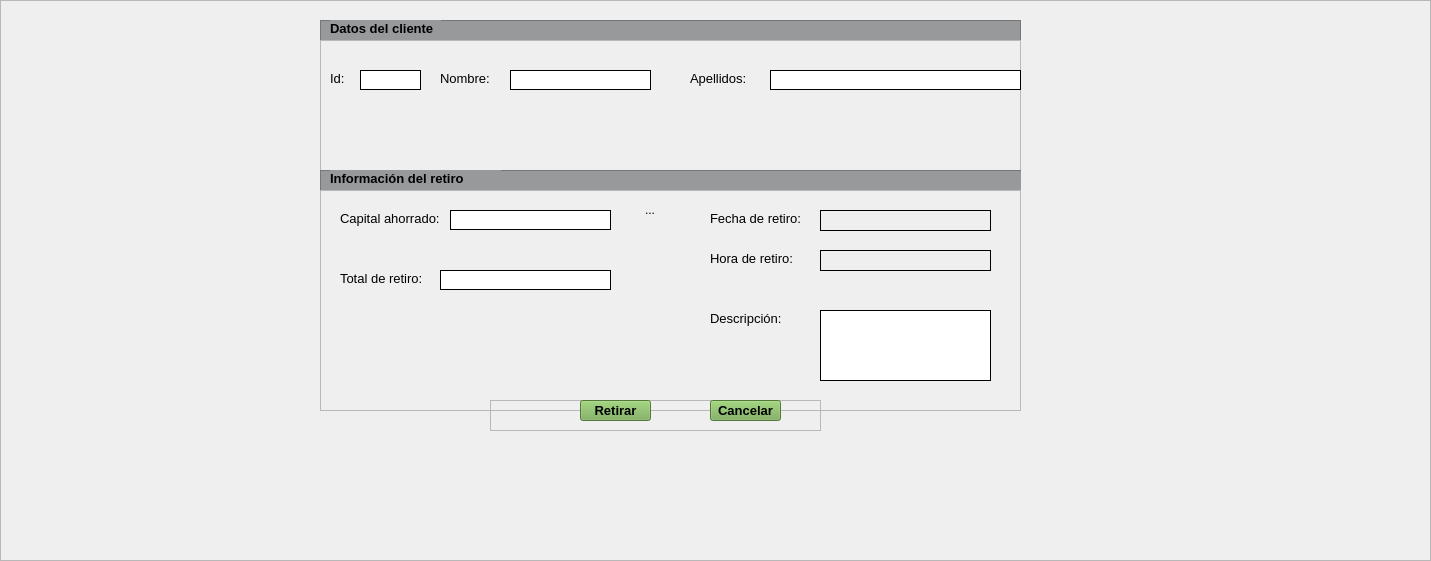
              <widget class="QFrame" name="Desarrollo">
               <property name="geometry">
                <rect>
                 <x>-60</x>
                 <y>110</y>
                 <width>1431</width>
                 <height>561</height>
                </rect>
               </property>
               <property name="frameShape">
                <enum>QFrame::StyledPanel</enum>
               </property>
               <property name="frameShadow">
                <enum>QFrame::Raised</enum>
               </property>
               <widget class="QLabel" name="advertencia">
                <property name="geometry">
                 <rect>
                  <x>580</x>
                  <y>260</y>
                  <width>471</width>
                  <height>20</height>
                 </rect>
                </property>
                <property name="styleSheet">
                 <string notr="true">color: rgb(249, 66, 58);</string>
                </property>
                <property name="text">
                 <string>&lt;html&gt;&lt;head/&gt;&lt;body&gt;&lt;p align=&quot;center&quot;&gt;&lt;br/&gt;&lt;/p&gt;&lt;/body&gt;&lt;/html&gt;</string>
                </property>
               </widget>
               <widget class="QLabel" name="cuenta">
                <property name="geometry">
                 <rect>
                  <x>360</x>
                  <y>100</y>
                  <width>81</width>
                  <height>31</height>
                 </rect>
                </property>
                <property name="font">
                 <font>
                  <pointsize>12</pointsize>
                 </font>
                </property>
                <property name="text">
                 <string/>
                </property>
               </widget>
               <widget class="QLabel" name="fecha_limite">
                <property name="geometry">
                 <rect>
                  <x>730</x>
                  <y>190</y>
                  <width>131</width>
                  <height>31</height>
                 </rect>
                </property>
                <property name="font">
                 <font>
                  <pointsize>12</pointsize>
                 </font>
                </property>
                <property name="text">
                 <string/>
                </property>
               </widget>
               <widget class="QLabel" name="nombre">
                <property name="geometry">
                 <rect>
                  <x>590</x>
                  <y>100</y>
                  <width>281</width>
                  <height>31</height>
                 </rect>
                </property>
                <property name="font">
                 <font>
                  <pointsize>12</pointsize>
                 </font>
                </property>
                <property name="text">
                 <string/>
                </property>
               </widget>
               <widget class="QLabel" name="fecha_registro">
                <property name="geometry">
                 <rect>
                  <x>760</x>
                  <y>220</y>
                  <width>131</width>
                  <height>31</height>
                 </rect>
                </property>
                <property name="font">
                 <font>
                  <pointsize>12</pointsize>
                 </font>
                </property>
                <property name="text">
                 <string/>
                </property>
               </widget>
               <widget class="QLabel" name="fecha_sig">
                <property name="geometry">
                 <rect>
                  <x>550</x>
                  <y>410</y>
                  <width>131</width>
                  <height>20</height>
                 </rect>
                </property>
                <property name="styleSheet">
                 <string notr="true">color: rgb(116, 170, 80);</string>
                </property>
                <property name="text">
                 <string/>
                </property>
               </widget>
               <widget class="QLabel" name="total_pag">
                <property name="geometry">
                 <rect>
                  <x>660</x>
                  <y>290</y>
                  <width>131</width>
                  <height>31</height>
                 </rect>
                </property>
                <property name="font">
                 <font>
                  <pointsize>12</pointsize>
                 </font>
                </property>
                <property name="text">
                 <string/>
                </property>
               </widget>
               <widget class="QLabel" name="realizo_pago">
                <property name="geometry">
                 <rect>
                  <x>290</x>
                  <y>380</y>
                  <width>551</width>
                  <height>20</height>
                 </rect>
                </property>
                <property name="styleSheet">
                 <string notr="true">color: rgb(116, 170, 80);</string>
                </property>
                <property name="text">
                 <string>&lt;html&gt;&lt;head/&gt;&lt;body&gt;&lt;p align=&quot;center&quot;&gt;&lt;br/&gt;&lt;/p&gt;&lt;/body&gt;&lt;/html&gt;</string>
                </property>
               </widget>
               <widget class="QFrame" name="primera_linea_3">
                <property name="geometry">
                 <rect>
                  <x>320</x>
                  <y>20</y>
                  <width>701</width>
                  <height>21</height>
                 </rect>
                </property>
                <property name="styleSheet">
                 <string notr="true">background-color: rgb(151,153,155);
</string>
                </property>
                <property name="frameShape">
                 <enum>QFrame::StyledPanel</enum>
                </property>
                <property name="frameShadow">
                 <enum>QFrame::Raised</enum>
                </property>
                <widget class="QLabel" name="datos_cliente_3">
                 <property name="geometry">
                  <rect>
                   <x>10</x>
                   <y>0</y>
                   <width>111</width>
                   <height>16</height>
                  </rect>
                 </property>
                 <property name="font">
                  <font>
                   <pointsize>10</pointsize>
                   <bold>true</bold>
                  </font>
                 </property>
                 <property name="text">
                  <string>Datos del cliente</string>
                 </property>
                </widget>
               </widget>
               <widget class="QFrame" name="frame_2">
                <property name="geometry">
                 <rect>
                  <x>320</x>
                  <y>40</y>
                  <width>701</width>
                  <height>371</height>
                 </rect>
                </property>
                <property name="frameShape">
                 <enum>QFrame::StyledPanel</enum>
                </property>
                <property name="frameShadow">
                 <enum>QFrame::Raised</enum>
                </property>
                <widget class="QFrame" name="primera_linea_4">
                 <property name="geometry">
                  <rect>
                   <x>0</x>
                   <y>130</y>
                   <width>1061</width>
                   <height>21</height>
                  </rect>
                 </property>
                 <property name="styleSheet">
                  <string notr="true">background-color: rgb(151,153,155);
</string>
                 </property>
                 <property name="frameShape">
                  <enum>QFrame::StyledPanel</enum>
                 </property>
                 <property name="frameShadow">
                  <enum>QFrame::Raised</enum>
                 </property>
                 <widget class="QLabel" name="datos_cliente_4">
                  <property name="geometry">
                   <rect>
                    <x>10</x>
                    <y>0</y>
                    <width>171</width>
                    <height>16</height>
                   </rect>
                  </property>
                  <property name="font">
                   <font>
                    <pointsize>10</pointsize>
                    <bold>true</bold>
                   </font>
                  </property>
                  <property name="text">
                   <string>Información del retiro</string>
                  </property>
                 </widget>
                </widget>
                <widget class="QFrame" name="frame_3">
                 <property name="geometry">
                  <rect>
                   <x>0</x>
                   <y>150</y>
                   <width>861</width>
                   <height>411</height>
                  </rect>
                 </property>
                 <property name="frameShape">
                  <enum>QFrame::StyledPanel</enum>
                 </property>
                 <property name="frameShadow">
                  <enum>QFrame::Raised</enum>
                 </property>
                 <widget class="QToolButton" name="toolButton">
                  <property name="geometry">
                   <rect>
                    <x>320</x>
                    <y>10</y>
                    <width>20</width>
                    <height>20</height>
                   </rect>
                  </property>
                  <property name="styleSheet">
                   <string notr="true">border-style: solid;
border-width: 0px;</string>
                  </property>
                  <property name="text">
                   <string>...</string>
                  </property>
                  <property name="icon">
                   <iconset>
                    <normaloff>../../../../Laptop/Desktop/Proyecto - RESPALDO/assets/icons/search.png</normaloff>../../../../Laptop/Desktop/Proyecto - RESPALDO/assets/icons/search.png</iconset>
                  </property>
                 </widget>
                 <widget class="QToolButton" name="toolButton_2">
                  <property name="geometry">
                   <rect>
                    <x>770</x>
                    <y>10</y>
                    <width>20</width>
                    <height>20</height>
                   </rect>
                  </property>
                  <property name="styleSheet">
                   <string notr="true">border-style: solid;
border-width: 0px;</string>
                  </property>
                  <property name="text">
                   <string>...</string>
                  </property>
                  <property name="icon">
                   <iconset>
                    <normaloff>../../../../Laptop/Desktop/Proyecto - RESPALDO/assets/icons/search.png</normaloff>../../../../Laptop/Desktop/Proyecto - RESPALDO/assets/icons/search.png</iconset>
                  </property>
                 </widget>
                 <widget class="QLabel" name="label_36">
                  <property name="geometry">
                   <rect>
                    <x>20</x>
                    <y>80</y>
                    <width>131</width>
                    <height>16</height>
                   </rect>
                  </property>
                  <property name="font">
                   <font>
                    <pointsize>10</pointsize>
                   </font>
                  </property>
                  <property name="text">
                   <string>Total de retiro: </string>
                  </property>
                 </widget>
                 <widget class="QLineEdit" name="caja_total_retiro">
                  <property name="geometry">
                   <rect>
                    <x>120</x>
                    <y>80</y>
                    <width>171</width>
                    <height>20</height>
                   </rect>
                  </property>
                  <property name="styleSheet">
                   <string notr="true">QLineEdit#caja_total_retiro{border: 1px solid rgb(0,0,0);}</string>
                  </property>
                 </widget>
                 <widget class="QLabel" name="label_38">
                  <property name="geometry">
                   <rect>
                    <x>20</x>
                    <y>20</y>
                    <width>111</width>
                    <height>16</height>
                   </rect>
                  </property>
                  <property name="font">
                   <font>
                    <pointsize>10</pointsize>
                   </font>
                  </property>
                  <property name="text">
                   <string>Capital ahorrado:</string>
                  </property>
                 </widget>
                 <widget class="QLineEdit" name="caja_capital">
                  <property name="geometry">
                   <rect>
                    <x>130</x>
                    <y>20</y>
                    <width>161</width>
                    <height>20</height>
                   </rect>
                  </property>
                  <property name="styleSheet">
                   <string notr="true">QLineEdit#caja_capital{border: 1px solid rgb(0,0,0);}</string>
                  </property>
                 </widget>
                 <widget class="QLabel" name="label_39">
                  <property name="geometry">
                   <rect>
                    <x>390</x>
                    <y>120</y>
                    <width>131</width>
                    <height>16</height>
                   </rect>
                  </property>
                  <property name="font">
                   <font>
                    <pointsize>10</pointsize>
                   </font>
                  </property>
                  <property name="text">
                   <string>Descripción:</string>
                  </property>
                 </widget>
                 <widget class="QLineEdit" name="caja_descrpcion">
                  <property name="geometry">
                   <rect>
                    <x>500</x>
                    <y>120</y>
                    <width>171</width>
                    <height>71</height>
                   </rect>
                  </property>
                  <property name="styleSheet">
                   <string notr="true">QLineEdit#caja_descrpcion{border: 1px solid rgb(0,0,0);}</string>
                  </property>
                 </widget>
                 <widget class="QFrame" name="frame_4">
                  <property name="geometry">
                   <rect>
                    <x>190</x>
                    <y>280</y>
                    <width>331</width>
                    <height>31</height>
                   </rect>
                  </property>
                  <property name="frameShape">
                   <enum>QFrame::StyledPanel</enum>
                  </property>
                  <property name="frameShadow">
                   <enum>QFrame::Raised</enum>
                  </property>
                  <widget class="QToolButton" name="boton_retirar">
                   <property name="geometry">
                    <rect>
                     <x>90</x>
                     <y>0</y>
                     <width>71</width>
                     <height>21</height>
                    </rect>
                   </property>
                   <property name="font">
                    <font>
                     <pointsize>10</pointsize>
                     <bold>true</bold>
                    </font>
                   </property>
                   <property name="styleSheet">
                    <string notr="true">background-color: rgb(116,170,80);</string>
                   </property>
                   <property name="text">
                    <string>Retirar</string>
                   </property>
                  </widget>
                  <widget class="QToolButton" name="boton_cancelar">
                   <property name="geometry">
                    <rect>
                     <x>220</x>
                     <y>0</y>
                     <width>71</width>
                     <height>21</height>
                    </rect>
                   </property>
                   <property name="font">
                    <font>
                     <pointsize>10</pointsize>
                     <bold>true</bold>
                    </font>
                   </property>
                   <property name="styleSheet">
                    <string notr="true">background-color: rgb(116,170,80);</string>
                   </property>
                   <property name="text">
                    <string>Cancelar</string>
                   </property>
                  </widget>
                 </widget>
                 <widget class="QLabel" name="label_40">
                  <property name="geometry">
                   <rect>
                    <x>390</x>
                    <y>20</y>
                    <width>111</width>
                    <height>16</height>
                   </rect>
                  </property>
                  <property name="font">
                   <font>
                    <pointsize>10</pointsize>
                   </font>
                  </property>
                  <property name="text">
                   <string>Fecha de retiro:</string>
                  </property>
                 </widget>
                 <widget class="QLabel" name="label_41">
                  <property name="geometry">
                   <rect>
                    <x>390</x>
                    <y>60</y>
                    <width>111</width>
                    <height>16</height>
                   </rect>
                  </property>
                  <property name="font">
                   <font>
                    <pointsize>10</pointsize>
                   </font>
                  </property>
                  <property name="text">
                   <string>Hora de retiro:</string>
                  </property>
                 </widget>
                 <widget class="QLabel" name="texto_error">
                  <property name="geometry">
                   <rect>
                    <x>70</x>
                    <y>150</y>
                    <width>421</width>
                    <height>32</height>
                   </rect>
                  </property>
                  <property name="minimumSize">
                   <size>
                    <width>250</width>
                    <height>0</height>
                   </size>
                  </property>
                  <property name="toolTip">
                   <string>&lt;html&gt;&lt;head/&gt;&lt;body&gt;&lt;p align=&quot;center&quot;&gt;&lt;br/&gt;&lt;/p&gt;&lt;/body&gt;&lt;/html&gt;</string>
                  </property>
                  <property name="whatsThis">
                   <string>&lt;html&gt;&lt;head/&gt;&lt;body&gt;&lt;p align=&quot;center&quot;&gt;&lt;br/&gt;&lt;/p&gt;&lt;/body&gt;&lt;/html&gt;</string>
                  </property>
                  <property name="styleSheet">
                   <string notr="true">color: rgb(255, 0, 0);
font: 10pt &quot;Arial&quot;;</string>
                  </property>
                  <property name="text">
                   <string>&lt;html&gt;&lt;head/&gt;&lt;body&gt;&lt;p align=&quot;center&quot;&gt;&lt;br/&gt;&lt;/p&gt;&lt;/body&gt;&lt;/html&gt;</string>
                  </property>
                 </widget>
                 <widget class="QLabel" name="texto_error_2">
                  <property name="geometry">
                   <rect>
                    <x>70</x>
                    <y>190</y>
                    <width>421</width>
                    <height>32</height>
                   </rect>
                  </property>
                  <property name="minimumSize">
                   <size>
                    <width>250</width>
                    <height>0</height>
                   </size>
                  </property>
                  <property name="toolTip">
                   <string>&lt;html&gt;&lt;head/&gt;&lt;body&gt;&lt;p align=&quot;center&quot;&gt;&lt;br/&gt;&lt;/p&gt;&lt;/body&gt;&lt;/html&gt;</string>
                  </property>
                  <property name="whatsThis">
                   <string>&lt;html&gt;&lt;head/&gt;&lt;body&gt;&lt;p align=&quot;center&quot;&gt;&lt;br/&gt;&lt;/p&gt;&lt;/body&gt;&lt;/html&gt;</string>
                  </property>
                  <property name="styleSheet">
                   <string notr="true">color: rgb(255, 0, 0);
font: 10pt &quot;Arial&quot;;</string>
                  </property>
                  <property name="text">
                   <string>&lt;html&gt;&lt;head/&gt;&lt;body&gt;&lt;p align=&quot;center&quot;&gt;&lt;br/&gt;&lt;/p&gt;&lt;/body&gt;&lt;/html&gt;</string>
                  </property>
                 </widget>
                 <widget class="QLabel" name="texto_error_3">
                  <property name="geometry">
                   <rect>
                    <x>60</x>
                    <y>170</y>
                    <width>421</width>
                    <height>32</height>
                   </rect>
                  </property>
                  <property name="minimumSize">
                   <size>
                    <width>250</width>
                    <height>0</height>
                   </size>
                  </property>
                  <property name="toolTip">
                   <string>&lt;html&gt;&lt;head/&gt;&lt;body&gt;&lt;p align=&quot;center&quot;&gt;&lt;br/&gt;&lt;/p&gt;&lt;/body&gt;&lt;/html&gt;</string>
                  </property>
                  <property name="whatsThis">
                   <string>&lt;html&gt;&lt;head/&gt;&lt;body&gt;&lt;p align=&quot;center&quot;&gt;&lt;br/&gt;&lt;/p&gt;&lt;/body&gt;&lt;/html&gt;</string>
                  </property>
                  <property name="styleSheet">
                   <string notr="true">color: rgb(48, 127, 226);
font: 10pt &quot;Arial&quot;;</string>
                  </property>
                  <property name="text">
                   <string>&lt;html&gt;&lt;head/&gt;&lt;body&gt;&lt;p align=&quot;center&quot;&gt;&lt;br/&gt;&lt;/p&gt;&lt;/body&gt;&lt;/html&gt;</string>
                  </property>
                 </widget>
                 <widget class="QLabel" name="fechar">
                  <property name="geometry">
                   <rect>
                    <x>500</x>
                    <y>20</y>
                    <width>171</width>
                    <height>21</height>
                   </rect>
                  </property>
                  <property name="styleSheet">
                   <string notr="true">QLabel#fechar{border: 1px solid rgb(0,0,0);}</string>
                  </property>
                  <property name="text">
                   <string/>
                  </property>
                 </widget>
                 <widget class="QLabel" name="horar">
                  <property name="geometry">
                   <rect>
                    <x>500</x>
                    <y>60</y>
                    <width>171</width>
                    <height>21</height>
                   </rect>
                  </property>
                  <property name="styleSheet">
                   <string notr="true">QLabel#horar{border: 1px solid rgb(0,0,0);}</string>
                  </property>
                  <property name="text">
                   <string/>
                  </property>
                 </widget>
                </widget>
                <widget class="QLabel" name="label_55">
                 <property name="geometry">
                  <rect>
                   <x>10</x>
                   <y>30</y>
                   <width>21</width>
                   <height>16</height>
                  </rect>
                 </property>
                 <property name="font">
                  <font>
                   <pointsize>10</pointsize>
                  </font>
                 </property>
                 <property name="text">
                  <string>Id:</string>
                 </property>
                </widget>
                <widget class="QLineEdit" name="id_c">
                 <property name="geometry">
                  <rect>
                   <x>40</x>
                   <y>30</y>
                   <width>61</width>
                   <height>20</height>
                  </rect>
                 </property>
                 <property name="styleSheet">
                  <string notr="true">QLineEdit#id_c{border: 1px solid rgb(0,0,0);}</string>
                 </property>
                </widget>
                <widget class="QLabel" name="label_56">
                 <property name="geometry">
                  <rect>
                   <x>120</x>
                   <y>30</y>
                   <width>61</width>
                   <height>16</height>
                  </rect>
                 </property>
                 <property name="font">
                  <font>
                   <pointsize>10</pointsize>
                  </font>
                 </property>
                 <property name="text">
                  <string>Nombre:</string>
                 </property>
                </widget>
                <widget class="QLineEdit" name="nombre_c">
                 <property name="geometry">
                  <rect>
                   <x>190</x>
                   <y>30</y>
                   <width>141</width>
                   <height>20</height>
                  </rect>
                 </property>
                 <property name="styleSheet">
                  <string notr="true">QLineEdit#nombre_c{border: 1px solid rgb(0,0,0);}</string>
                 </property>
                </widget>
                <widget class="QLabel" name="label_57">
                 <property name="geometry">
                  <rect>
                   <x>370</x>
                   <y>30</y>
                   <width>61</width>
                   <height>16</height>
                  </rect>
                 </property>
                 <property name="font">
                  <font>
                   <pointsize>10</pointsize>
                  </font>
                 </property>
                 <property name="text">
                  <string>Apellidos:</string>
                 </property>
                </widget>
                <widget class="QLineEdit" name="apellidos_c">
                 <property name="geometry">
                  <rect>
                   <x>450</x>
                   <y>30</y>
                   <width>251</width>
                   <height>20</height>
                  </rect>
                 </property>
                 <property name="styleSheet">
                  <string notr="true">QLineEdit#apellidos_c{border: 1px solid rgb(0,0,0);}</string>
                 </property>
                </widget>
               </widget>
               <widget class="QFrame" name="frame_5">
                <property name="geometry">
                 <rect>
                  <x>490</x>
                  <y>400</y>
                  <width>331</width>
                  <height>31</height>
                 </rect>
                </property>
                <property name="frameShape">
                 <enum>QFrame::StyledPanel</enum>
                </property>
                <property name="frameShadow">
                 <enum>QFrame::Raised</enum>
                </property>
                <widget class="QToolButton" name="boton_retirar_2">
                 <property name="geometry">
                  <rect>
                   <x>90</x>
                   <y>0</y>
                   <width>71</width>
                   <height>21</height>
                  </rect>
                 </property>
                 <property name="font">
                  <font>
                   <pointsize>10</pointsize>
                   <bold>true</bold>
                  </font>
                 </property>
                 <property name="styleSheet">
                  <string notr="true">background-color: rgb(116,170,80);</string>
                 </property>
                 <property name="text">
                  <string>Retirar</string>
                 </property>
                </widget>
                <widget class="QToolButton" name="boton_cancelar_2">
                 <property name="geometry">
                  <rect>
                   <x>220</x>
                   <y>0</y>
                   <width>71</width>
                   <height>21</height>
                  </rect>
                 </property>
                 <property name="font">
                  <font>
                   <pointsize>10</pointsize>
                   <bold>true</bold>
                  </font>
                 </property>
                 <property name="styleSheet">
                  <string notr="true">background-color: rgb(116,170,80);</string>
                 </property>
                 <property name="text">
                  <string>Cancelar</string>
                 </property>
                </widget>
               </widget>
              </widget>
